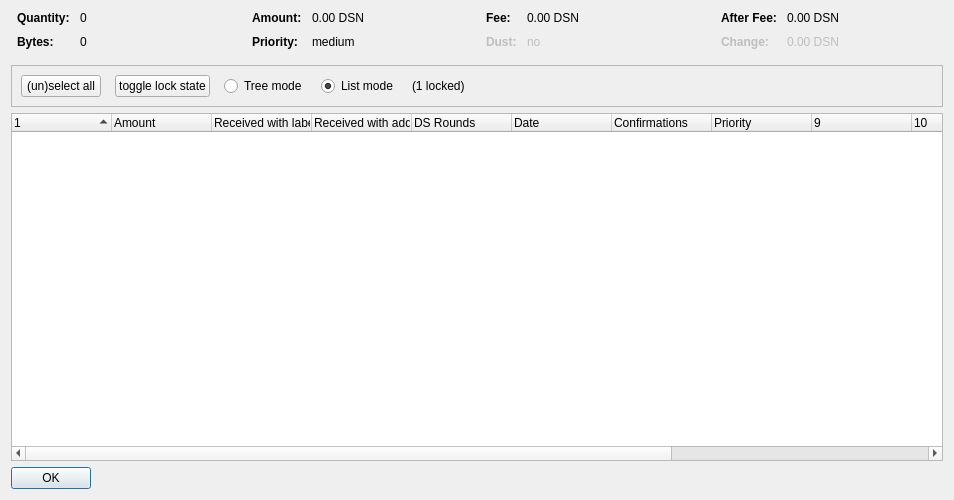
<?xml version="1.0" encoding="UTF-8"?>
<ui version="4.0">
 <class>CoinControlDialog</class>
 <widget class="QDialog" name="CoinControlDialog">
  <property name="geometry">
   <rect>
    <x>0</x>
    <y>0</y>
    <width>954</width>
    <height>500</height>
   </rect>
  </property>
  <property name="windowTitle">
   <string>Coin Selection</string>
  </property>
  <layout class="QVBoxLayout" name="verticalLayout">
   <item>
    <layout class="QHBoxLayout" name="horizontalLayoutTop" stretch="0,0,0,0">
     <property name="topMargin">
      <number>0</number>
     </property>
     <property name="bottomMargin">
      <number>10</number>
     </property>
     <item>
      <layout class="QFormLayout" name="formLayoutCoinControl1">
       <property name="horizontalSpacing">
        <number>10</number>
       </property>
       <property name="verticalSpacing">
        <number>10</number>
       </property>
       <property name="leftMargin">
        <number>6</number>
       </property>
       <property name="rightMargin">
        <number>6</number>
       </property>
       <item row="0" column="0">
        <widget class="QLabel" name="labelCoinControlQuantityText">
         <property name="font">
          <font>
           <weight>75</weight>
           <bold>true</bold>
          </font>
         </property>
         <property name="text">
          <string>Quantity:</string>
         </property>
        </widget>
       </item>
       <item row="0" column="1">
        <widget class="QLabel" name="labelCoinControlQuantity">
         <property name="cursor">
          <cursorShape>IBeamCursor</cursorShape>
         </property>
         <property name="contextMenuPolicy">
          <enum>Qt::ActionsContextMenu</enum>
         </property>
         <property name="text">
          <string notr="true">0</string>
         </property>
         <property name="textInteractionFlags">
          <set>Qt::LinksAccessibleByMouse|Qt::TextSelectableByKeyboard|Qt::TextSelectableByMouse</set>
         </property>
        </widget>
       </item>
       <item row="1" column="0">
        <widget class="QLabel" name="labelCoinControlBytesText">
         <property name="font">
          <font>
           <weight>75</weight>
           <bold>true</bold>
          </font>
         </property>
         <property name="text">
          <string>Bytes:</string>
         </property>
        </widget>
       </item>
       <item row="1" column="1">
        <widget class="QLabel" name="labelCoinControlBytes">
         <property name="cursor">
          <cursorShape>IBeamCursor</cursorShape>
         </property>
         <property name="contextMenuPolicy">
          <enum>Qt::ActionsContextMenu</enum>
         </property>
         <property name="text">
          <string notr="true">0</string>
         </property>
         <property name="textInteractionFlags">
          <set>Qt::LinksAccessibleByMouse|Qt::TextSelectableByKeyboard|Qt::TextSelectableByMouse</set>
         </property>
        </widget>
       </item>
      </layout>
     </item>
     <item>
      <layout class="QFormLayout" name="formLayoutCoinControl2">
       <property name="horizontalSpacing">
        <number>10</number>
       </property>
       <property name="verticalSpacing">
        <number>10</number>
       </property>
       <property name="leftMargin">
        <number>6</number>
       </property>
       <property name="rightMargin">
        <number>6</number>
       </property>
       <item row="0" column="0">
        <widget class="QLabel" name="labelCoinControlAmountText">
         <property name="font">
          <font>
           <weight>75</weight>
           <bold>true</bold>
          </font>
         </property>
         <property name="text">
          <string>Amount:</string>
         </property>
        </widget>
       </item>
       <item row="0" column="1">
        <widget class="QLabel" name="labelCoinControlAmount">
         <property name="cursor">
          <cursorShape>IBeamCursor</cursorShape>
         </property>
         <property name="contextMenuPolicy">
          <enum>Qt::ActionsContextMenu</enum>
         </property>
         <property name="text">
          <string notr="true">0.00 DSN</string>
         </property>
         <property name="textInteractionFlags">
          <set>Qt::LinksAccessibleByMouse|Qt::TextSelectableByKeyboard|Qt::TextSelectableByMouse</set>
         </property>
        </widget>
       </item>
       <item row="1" column="0">
        <widget class="QLabel" name="labelCoinControlPriorityText">
         <property name="font">
          <font>
           <weight>75</weight>
           <bold>true</bold>
          </font>
         </property>
         <property name="text">
          <string>Priority:</string>
         </property>
        </widget>
       </item>
       <item row="1" column="1">
        <widget class="QLabel" name="labelCoinControlPriority">
         <property name="cursor">
          <cursorShape>IBeamCursor</cursorShape>
         </property>
         <property name="contextMenuPolicy">
          <enum>Qt::ActionsContextMenu</enum>
         </property>
         <property name="text">
          <string>medium</string>
         </property>
         <property name="textInteractionFlags">
          <set>Qt::LinksAccessibleByMouse|Qt::TextSelectableByKeyboard|Qt::TextSelectableByMouse</set>
         </property>
        </widget>
       </item>
      </layout>
     </item>
     <item>
      <layout class="QFormLayout" name="formLayoutCoinControl3">
       <property name="horizontalSpacing">
        <number>10</number>
       </property>
       <property name="verticalSpacing">
        <number>10</number>
       </property>
       <property name="leftMargin">
        <number>6</number>
       </property>
       <property name="rightMargin">
        <number>6</number>
       </property>
       <item row="0" column="0">
        <widget class="QLabel" name="labelCoinControlFeeText">
         <property name="font">
          <font>
           <weight>75</weight>
           <bold>true</bold>
          </font>
         </property>
         <property name="text">
          <string>Fee:</string>
         </property>
        </widget>
       </item>
       <item row="0" column="1">
        <widget class="QLabel" name="labelCoinControlFee">
         <property name="cursor">
          <cursorShape>IBeamCursor</cursorShape>
         </property>
         <property name="contextMenuPolicy">
          <enum>Qt::ActionsContextMenu</enum>
         </property>
         <property name="text">
          <string notr="true">0.00 DSN</string>
         </property>
         <property name="textInteractionFlags">
          <set>Qt::LinksAccessibleByMouse|Qt::TextSelectableByKeyboard|Qt::TextSelectableByMouse</set>
         </property>
        </widget>
       </item>
       <item row="1" column="0">
        <widget class="QLabel" name="labelCoinControlLowOutputText">
         <property name="enabled">
          <bool>false</bool>
         </property>
         <property name="font">
          <font>
           <weight>75</weight>
           <bold>true</bold>
          </font>
         </property>
         <property name="text">
          <string>Dust:</string>
         </property>
        </widget>
       </item>
       <item row="1" column="1">
        <widget class="QLabel" name="labelCoinControlLowOutput">
         <property name="enabled">
          <bool>false</bool>
         </property>
         <property name="cursor">
          <cursorShape>IBeamCursor</cursorShape>
         </property>
         <property name="contextMenuPolicy">
          <enum>Qt::ActionsContextMenu</enum>
         </property>
         <property name="text">
          <string>no</string>
         </property>
         <property name="textInteractionFlags">
          <set>Qt::LinksAccessibleByMouse|Qt::TextSelectableByKeyboard|Qt::TextSelectableByMouse</set>
         </property>
        </widget>
       </item>
      </layout>
     </item>
     <item>
      <layout class="QFormLayout" name="formLayoutCoinControl4">
       <property name="horizontalSpacing">
        <number>10</number>
       </property>
       <property name="verticalSpacing">
        <number>10</number>
       </property>
       <property name="leftMargin">
        <number>6</number>
       </property>
       <property name="rightMargin">
        <number>6</number>
       </property>
       <item row="0" column="0">
        <widget class="QLabel" name="labelCoinControlAfterFeeText">
         <property name="font">
          <font>
           <weight>75</weight>
           <bold>true</bold>
          </font>
         </property>
         <property name="text">
          <string>After Fee:</string>
         </property>
        </widget>
       </item>
       <item row="0" column="1">
        <widget class="QLabel" name="labelCoinControlAfterFee">
         <property name="cursor">
          <cursorShape>IBeamCursor</cursorShape>
         </property>
         <property name="contextMenuPolicy">
          <enum>Qt::ActionsContextMenu</enum>
         </property>
         <property name="text">
          <string notr="true">0.00 DSN</string>
         </property>
         <property name="textInteractionFlags">
          <set>Qt::LinksAccessibleByMouse|Qt::TextSelectableByKeyboard|Qt::TextSelectableByMouse</set>
         </property>
        </widget>
       </item>
       <item row="1" column="0">
        <widget class="QLabel" name="labelCoinControlChangeText">
         <property name="enabled">
          <bool>false</bool>
         </property>
         <property name="font">
          <font>
           <weight>75</weight>
           <bold>true</bold>
          </font>
         </property>
         <property name="text">
          <string>Change:</string>
         </property>
        </widget>
       </item>
       <item row="1" column="1">
        <widget class="QLabel" name="labelCoinControlChange">
         <property name="enabled">
          <bool>false</bool>
         </property>
         <property name="cursor">
          <cursorShape>IBeamCursor</cursorShape>
         </property>
         <property name="contextMenuPolicy">
          <enum>Qt::ActionsContextMenu</enum>
         </property>
         <property name="text">
          <string notr="true">0.00 DSN</string>
         </property>
         <property name="textInteractionFlags">
          <set>Qt::LinksAccessibleByMouse|Qt::TextSelectableByKeyboard|Qt::TextSelectableByMouse</set>
         </property>
        </widget>
       </item>
      </layout>
     </item>
    </layout>
   </item>
   <item>
    <widget class="QFrame" name="frame">
     <property name="minimumSize">
      <size>
       <width>0</width>
       <height>40</height>
      </size>
     </property>
     <property name="frameShape">
      <enum>QFrame::StyledPanel</enum>
     </property>
     <property name="frameShadow">
      <enum>QFrame::Sunken</enum>
     </property>
     <layout class="QHBoxLayout" name="horizontalLayout">
      <item>
       <layout class="QHBoxLayout" name="horizontalLayoutPanel" stretch="0,0,0,0,0,0">
        <property name="spacing">
         <number>14</number>
        </property>
        <item>
         <widget class="QPushButton" name="pushButtonSelectAll">
          <property name="sizePolicy">
           <sizepolicy hsizetype="Maximum" vsizetype="Fixed">
            <horstretch>0</horstretch>
            <verstretch>0</verstretch>
           </sizepolicy>
          </property>
          <property name="text">
           <string>(un)select all</string>
          </property>
          <property name="autoDefault">
           <bool>false</bool>
          </property>
         </widget>
        </item>
        <item>
         <widget class="QPushButton" name="pushButtonToggleLock">
          <property name="sizePolicy">
           <sizepolicy hsizetype="Maximum" vsizetype="Fixed">
            <horstretch>0</horstretch>
            <verstretch>0</verstretch>
           </sizepolicy>
          </property>
          <property name="text">
           <string>toggle lock state</string>
          </property>
          <property name="autoDefault">
           <bool>false</bool>
          </property>
         </widget>
        </item>
        <item>
         <widget class="QRadioButton" name="radioTreeMode">
          <property name="sizePolicy">
           <sizepolicy hsizetype="Maximum" vsizetype="Fixed">
            <horstretch>0</horstretch>
            <verstretch>0</verstretch>
           </sizepolicy>
          </property>
          <property name="text">
           <string>Tree mode</string>
          </property>
         </widget>
        </item>
        <item>
         <widget class="QRadioButton" name="radioListMode">
          <property name="sizePolicy">
           <sizepolicy hsizetype="Maximum" vsizetype="Fixed">
            <horstretch>0</horstretch>
            <verstretch>0</verstretch>
           </sizepolicy>
          </property>
          <property name="text">
           <string>List mode</string>
          </property>
          <property name="checked">
           <bool>true</bool>
          </property>
         </widget>
        </item>
        <item>
         <widget class="QLabel" name="labelLocked">
          <property name="text">
           <string>(1 locked)</string>
          </property>
         </widget>
        </item>
        <item>
         <spacer name="horizontalSpacer">
          <property name="orientation">
           <enum>Qt::Horizontal</enum>
          </property>
          <property name="sizeHint" stdset="0">
           <size>
            <width>40</width>
            <height>20</height>
           </size>
          </property>
         </spacer>
        </item>
       </layout>
      </item>
     </layout>
    </widget>
   </item>
   <item>
    <widget class="CoinControlTreeWidget" name="treeWidget">
     <property name="contextMenuPolicy">
      <enum>Qt::CustomContextMenu</enum>
     </property>
     <property name="sortingEnabled">
      <bool>false</bool>
     </property>
     <property name="columnCount">
      <number>13</number>
     </property>
     <attribute name="headerShowSortIndicator" stdset="0">
      <bool>true</bool>
     </attribute>
     <attribute name="headerStretchLastSection">
      <bool>false</bool>
     </attribute>
     <column>
      <property name="text">
       <string/>
      </property>
     </column>
     <column>
      <property name="text">
       <string>Amount</string>
      </property>
     </column>
     <column>
      <property name="text">
       <string>Received with label</string>
      </property>
     </column>
     <column>
      <property name="text">
       <string>Received with address</string>
      </property>
     </column>
     <column>
      <property name="text">
       <string>DS Rounds</string>
      </property>
     </column>
     <column>
      <property name="text">
       <string>Date</string>
      </property>
     </column>
     <column>
      <property name="text">
       <string>Confirmations</string>
      </property>
      <property name="toolTip">
       <string>Confirmed</string>
      </property>
     </column>
     <column>
      <property name="text">
       <string>Priority</string>
      </property>
     </column>
     <column>
      <property name="text">
       <string/>
      </property>
     </column>
     <column>
      <property name="text">
       <string/>
      </property>
     </column>
     <column>
      <property name="text">
       <string/>
      </property>
     </column>
     <column>
      <property name="text">
       <string/>
      </property>
     </column>
     <column>
      <property name="text">
       <string/>
      </property>
     </column>
    </widget>
   </item>
   <item>
    <widget class="QDialogButtonBox" name="buttonBox">
     <property name="sizePolicy">
      <sizepolicy hsizetype="Maximum" vsizetype="Fixed">
       <horstretch>0</horstretch>
       <verstretch>0</verstretch>
      </sizepolicy>
     </property>
     <property name="orientation">
      <enum>Qt::Horizontal</enum>
     </property>
     <property name="standardButtons">
      <set>QDialogButtonBox::Ok</set>
     </property>
    </widget>
   </item>
  </layout>
 </widget>
 <customwidgets>
  <customwidget>
   <class>CoinControlTreeWidget</class>
   <extends>QTreeWidget</extends>
   <header>coincontroltreewidget.h</header>
  </customwidget>
 </customwidgets>
 <resources/>
 <connections/>
</ui>
